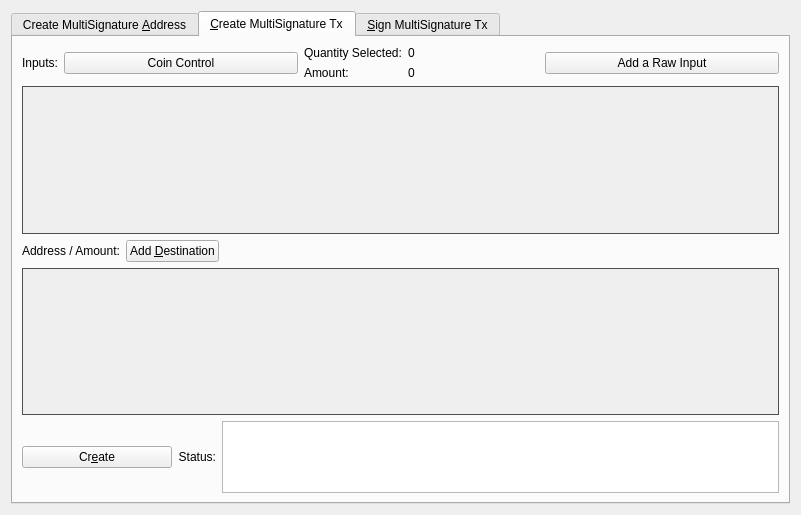
<?xml version="1.0" encoding="UTF-8"?>
<ui version="4.0">
 <class>MultisigDialog</class>
 <widget class="QDialog" name="MultisigDialog">
  <property name="geometry">
   <rect>
    <x>0</x>
    <y>0</y>
    <width>801</width>
    <height>515</height>
   </rect>
  </property>
  <property name="sizePolicy">
   <sizepolicy hsizetype="Fixed" vsizetype="Fixed">
    <horstretch>0</horstretch>
    <verstretch>0</verstretch>
   </sizepolicy>
  </property>
  <property name="windowTitle">
   <string>Multisignature Address Interactions</string>
  </property>
  <layout class="QVBoxLayout" name="verticalLayout_8">
   <item>
    <widget class="QTabWidget" name="multisigTabWidget">
     <property name="styleSheet">
      <string notr="true">QScrollArea{border: 1px solid #4f4f4f;}</string>
     </property>
     <property name="currentIndex">
      <number>1</number>
     </property>
     <widget class="QWidget" name="addMultisigTab">
      <property name="sizePolicy">
       <sizepolicy hsizetype="Minimum" vsizetype="Minimum">
        <horstretch>0</horstretch>
        <verstretch>0</verstretch>
       </sizepolicy>
      </property>
      <attribute name="title">
       <string>Create MultiSignature &amp;Address</string>
      </attribute>
      <layout class="QVBoxLayout" name="verticalLayout">
       <item>
        <layout class="QHBoxLayout" name="enterMLayout">
         <item>
          <widget class="QSpinBox" name="enterMSpinbox">
           <property name="sizePolicy">
            <sizepolicy hsizetype="Fixed" vsizetype="Fixed">
             <horstretch>0</horstretch>
             <verstretch>0</verstretch>
            </sizepolicy>
           </property>
           <property name="toolTip">
            <string>How many people must sign to verify a transaction</string>
           </property>
           <property name="minimum">
            <number>1</number>
           </property>
           <property name="maximum">
            <number>15</number>
           </property>
           <property name="value">
            <number>1</number>
           </property>
          </widget>
         </item>
         <item>
          <widget class="QLabel" name="enterMLabel">
           <property name="text">
            <string>Enter the minimum number of signatures required to sign transactions</string>
           </property>
          </widget>
         </item>
        </layout>
       </item>
       <item>
        <layout class="QHBoxLayout" name="addressLabelLayout">
         <item>
          <widget class="QLabel" name="addressLableLabel">
           <property name="text">
            <string>Address Label:</string>
           </property>
          </widget>
         </item>
         <item>
          <widget class="QLineEdit" name="multisigAddressLabel"/>
         </item>
        </layout>
       </item>
       <item>
        <layout class="QHBoxLayout" name="addAddressLayout">
         <item>
          <widget class="QPushButton" name="addAddressButton">
           <property name="toolTip">
            <string>Add another address that could sign to verify a transaction from the multisig address.</string>
           </property>
           <property name="text">
            <string>&amp;Add Address / Key</string>
           </property>
           <property name="icon">
            <iconset resource="../extreme_private_masternode.qrc">
             <normaloff>:/icons/add</normaloff>:/icons/add</iconset>
           </property>
           <property name="autoDefault">
            <bool>false</bool>
           </property>
          </widget>
         </item>
         <item>
          <widget class="QLabel" name="addAddressLabel">
           <property name="sizePolicy">
            <sizepolicy hsizetype="Preferred" vsizetype="Fixed">
             <horstretch>0</horstretch>
             <verstretch>0</verstretch>
            </sizepolicy>
           </property>
           <property name="text">
            <string>Local addresses or public keys that can sign:</string>
           </property>
          </widget>
         </item>
         <item>
          <spacer name="addAddressSpacer_2">
           <property name="orientation">
            <enum>Qt::Horizontal</enum>
           </property>
           <property name="sizeHint" stdset="0">
            <size>
             <width>40</width>
             <height>10</height>
            </size>
           </property>
          </spacer>
         </item>
        </layout>
       </item>
       <item>
        <widget class="QScrollArea" name="addAddressScrollArea">
         <property name="sizePolicy">
          <sizepolicy hsizetype="Preferred" vsizetype="Expanding">
           <horstretch>0</horstretch>
           <verstretch>0</verstretch>
          </sizepolicy>
         </property>
         <property name="widgetResizable">
          <bool>true</bool>
         </property>
         <widget class="QWidget" name="addAddressWidget">
          <property name="geometry">
           <rect>
            <x>0</x>
            <y>0</y>
            <width>759</width>
            <height>166</height>
           </rect>
          </property>
          <layout class="QVBoxLayout" name="verticalLayout_5">
           <item>
            <layout class="QVBoxLayout" name="addressList"/>
           </item>
           <item>
            <spacer name="verticalSpacer">
             <property name="orientation">
              <enum>Qt::Vertical</enum>
             </property>
             <property name="sizeHint" stdset="0">
              <size>
               <width>20</width>
               <height>40</height>
              </size>
             </property>
            </spacer>
           </item>
          </layout>
         </widget>
        </widget>
       </item>
       <item>
        <layout class="QHBoxLayout" name="addMultisigLayout">
         <item>
          <widget class="QPushButton" name="addMultisigButton">
           <property name="sizePolicy">
            <sizepolicy hsizetype="Preferred" vsizetype="Fixed">
             <horstretch>0</horstretch>
             <verstretch>0</verstretch>
            </sizepolicy>
           </property>
           <property name="toolTip">
            <string>Create a new multisig address</string>
           </property>
           <property name="toolTipDuration">
            <number>-3</number>
           </property>
           <property name="text">
            <string>C&amp;reate</string>
           </property>
           <property name="icon">
            <iconset resource="../extreme_private_masternode.qrc">
             <normaloff>:/icons/filesave</normaloff>:/icons/filesave</iconset>
           </property>
           <property name="autoDefault">
            <bool>false</bool>
           </property>
          </widget>
         </item>
         <item>
          <widget class="QLabel" name="label">
           <property name="text">
            <string>Status:</string>
           </property>
          </widget>
         </item>
         <item>
          <widget class="QTextEdit" name="addMultisigStatus">
           <property name="sizePolicy">
            <sizepolicy hsizetype="Expanding" vsizetype="Fixed">
             <horstretch>0</horstretch>
             <verstretch>0</verstretch>
            </sizepolicy>
           </property>
           <property name="maximumSize">
            <size>
             <width>16777215</width>
             <height>75</height>
            </size>
           </property>
           <property name="readOnly">
            <bool>true</bool>
           </property>
           <property name="textInteractionFlags">
            <set>Qt::TextSelectableByKeyboard|Qt::TextSelectableByMouse</set>
           </property>
          </widget>
         </item>
        </layout>
       </item>
       <item>
        <widget class="QLabel" name="label_2">
         <property name="sizePolicy">
          <sizepolicy hsizetype="Preferred" vsizetype="Preferred">
           <horstretch>0</horstretch>
           <verstretch>0</verstretch>
          </sizepolicy>
         </property>
         <property name="text">
          <string>Use below to quickly import an address by its redeem. Don't forget to add a label before clicking import!
Keep in mind, the wallet will rescan the blockchain to find transactions containing the new address.
Please be patient after clicking import.</string>
         </property>
         <property name="scaledContents">
          <bool>false</bool>
         </property>
         <property name="wordWrap">
          <bool>true</bool>
         </property>
        </widget>
       </item>
       <item>
        <layout class="QHBoxLayout" name="importLayout">
         <item>
          <widget class="QPushButton" name="importAddressButton">
           <property name="sizePolicy">
            <sizepolicy hsizetype="Fixed" vsizetype="Fixed">
             <horstretch>0</horstretch>
             <verstretch>0</verstretch>
            </sizepolicy>
           </property>
           <property name="text">
            <string>&amp;Import Redeem</string>
           </property>
           <property name="icon">
            <iconset resource="../extreme_private_masternode.qrc">
             <normaloff>:/icons/receiving_addresses</normaloff>:/icons/receiving_addresses</iconset>
           </property>
          </widget>
         </item>
         <item>
          <widget class="QLineEdit" name="importRedeem">
           <property name="sizePolicy">
            <sizepolicy hsizetype="Preferred" vsizetype="Fixed">
             <horstretch>0</horstretch>
             <verstretch>0</verstretch>
            </sizepolicy>
           </property>
          </widget>
         </item>
        </layout>
       </item>
      </layout>
     </widget>
     <widget class="QWidget" name="createTransactionTab">
      <attribute name="title">
       <string>&amp;Create MultiSignature Tx</string>
      </attribute>
      <layout class="QVBoxLayout" name="verticalLayout_3">
       <item>
        <layout class="QHBoxLayout" name="horizontalLayout_2">
         <item>
          <layout class="QVBoxLayout" name="createTxLayout">
           <item>
            <layout class="QHBoxLayout" name="addTxInputLayout">
             <item>
              <widget class="QLabel" name="addTxInputLabel">
               <property name="sizePolicy">
                <sizepolicy hsizetype="Fixed" vsizetype="Preferred">
                 <horstretch>0</horstretch>
                 <verstretch>0</verstretch>
                </sizepolicy>
               </property>
               <property name="text">
                <string>Inputs:</string>
               </property>
              </widget>
             </item>
             <item>
              <widget class="QPushButton" name="pushButtonCoinControl">
               <property name="sizePolicy">
                <sizepolicy hsizetype="Preferred" vsizetype="Fixed">
                 <horstretch>0</horstretch>
                 <verstretch>0</verstretch>
                </sizepolicy>
               </property>
               <property name="text">
                <string>Coin Control</string>
               </property>
              </widget>
             </item>
             <item>
              <layout class="QFormLayout" name="formLayout_2">
               <property name="rightMargin">
                <number>10</number>
               </property>
               <item row="0" column="0">
                <widget class="QLabel" name="labelQuantity">
                 <property name="text">
                  <string>Quantity Selected:</string>
                 </property>
                </widget>
               </item>
               <item row="0" column="1">
                <widget class="QLabel" name="labelQuantity_int">
                 <property name="text">
                  <string>0</string>
                 </property>
                </widget>
               </item>
               <item row="1" column="0">
                <widget class="QLabel" name="labelAmount">
                 <property name="text">
                  <string>Amount:</string>
                 </property>
                </widget>
               </item>
               <item row="1" column="1">
                <widget class="QLabel" name="labelAmount_int">
                 <property name="text">
                  <string>0</string>
                 </property>
                </widget>
               </item>
              </layout>
             </item>
             <item>
              <widget class="QPushButton" name="addInputButton">
               <property name="sizePolicy">
                <sizepolicy hsizetype="Preferred" vsizetype="Fixed">
                 <horstretch>0</horstretch>
                 <verstretch>0</verstretch>
                </sizepolicy>
               </property>
               <property name="toolTip">
                <string>Add an input to fund the outputs</string>
               </property>
               <property name="text">
                <string>Add a Raw Input</string>
               </property>
               <property name="icon">
                <iconset resource="../extreme_private_masternode.qrc">
                 <normaloff>:/css/default</normaloff>:/css/default</iconset>
               </property>
              </widget>
             </item>
            </layout>
           </item>
           <item>
            <widget class="QScrollArea" name="txInputsScrollArea">
             <property name="sizePolicy">
              <sizepolicy hsizetype="Preferred" vsizetype="Expanding">
               <horstretch>0</horstretch>
               <verstretch>0</verstretch>
              </sizepolicy>
             </property>
             <property name="widgetResizable">
              <bool>true</bool>
             </property>
             <widget class="QWidget" name="txInputsWidget">
              <property name="geometry">
               <rect>
                <x>0</x>
                <y>0</y>
                <width>747</width>
                <height>131</height>
               </rect>
              </property>
              <layout class="QVBoxLayout" name="verticalLayout_7">
               <item>
                <layout class="QVBoxLayout" name="inputsList"/>
               </item>
               <item>
                <spacer name="txInputsSpacer">
                 <property name="orientation">
                  <enum>Qt::Vertical</enum>
                 </property>
                 <property name="sizeHint" stdset="0">
                  <size>
                   <width>20</width>
                   <height>80</height>
                  </size>
                 </property>
                </spacer>
               </item>
              </layout>
             </widget>
            </widget>
           </item>
           <item>
            <layout class="QHBoxLayout" name="addDestinationLayout">
             <item>
              <widget class="QLabel" name="addDestinationLabel">
               <property name="text">
                <string>Address / Amount:</string>
               </property>
              </widget>
             </item>
             <item>
              <widget class="QPushButton" name="addDestinationButton">
               <property name="sizePolicy">
                <sizepolicy hsizetype="Fixed" vsizetype="Fixed">
                 <horstretch>0</horstretch>
                 <verstretch>0</verstretch>
                </sizepolicy>
               </property>
               <property name="toolTip">
                <string>Add destinations to send EPM to</string>
               </property>
               <property name="text">
                <string>Add &amp;Destination</string>
               </property>
               <property name="icon">
                <iconset resource="../extreme_private_masternode.qrc">
                 <normaloff>:/icons/add</normaloff>:/icons/add</iconset>
               </property>
              </widget>
             </item>
             <item>
              <spacer name="addDestinationHorizontalSpacer">
               <property name="orientation">
                <enum>Qt::Horizontal</enum>
               </property>
               <property name="sizeHint" stdset="0">
                <size>
                 <width>40</width>
                 <height>20</height>
                </size>
               </property>
              </spacer>
             </item>
            </layout>
           </item>
           <item>
            <widget class="QScrollArea" name="destionationsScrollArea">
             <property name="sizePolicy">
              <sizepolicy hsizetype="Expanding" vsizetype="Expanding">
               <horstretch>0</horstretch>
               <verstretch>0</verstretch>
              </sizepolicy>
             </property>
             <property name="widgetResizable">
              <bool>true</bool>
             </property>
             <widget class="QWidget" name="destinationsScrollAreaContents">
              <property name="geometry">
               <rect>
                <x>0</x>
                <y>0</y>
                <width>747</width>
                <height>130</height>
               </rect>
              </property>
              <layout class="QVBoxLayout" name="verticalLayout_11">
               <item>
                <layout class="QVBoxLayout" name="destinationsList"/>
               </item>
               <item>
                <spacer name="destinationsSpacer">
                 <property name="orientation">
                  <enum>Qt::Vertical</enum>
                 </property>
                 <property name="sizeHint" stdset="0">
                  <size>
                   <width>20</width>
                   <height>20</height>
                  </size>
                 </property>
                </spacer>
               </item>
              </layout>
             </widget>
            </widget>
           </item>
           <item>
            <layout class="QHBoxLayout" name="horizontalLayout_4">
             <item>
              <widget class="QPushButton" name="createButton">
               <property name="sizePolicy">
                <sizepolicy hsizetype="Fixed" vsizetype="Fixed">
                 <horstretch>0</horstretch>
                 <verstretch>0</verstretch>
                </sizepolicy>
               </property>
               <property name="minimumSize">
                <size>
                 <width>150</width>
                 <height>0</height>
                </size>
               </property>
               <property name="toolTip">
                <string>Create a transaction object using the given inputs to the given outputs</string>
               </property>
               <property name="text">
                <string>Cr&amp;eate</string>
               </property>
               <property name="icon">
                <iconset resource="../extreme_private_masternode.qrc">
                 <normaloff>:/icons/export</normaloff>:/icons/export</iconset>
               </property>
               <property name="autoDefault">
                <bool>false</bool>
               </property>
               <property name="default">
                <bool>true</bool>
               </property>
              </widget>
             </item>
             <item>
              <widget class="QLabel" name="createButtonLabel">
               <property name="sizePolicy">
                <sizepolicy hsizetype="Fixed" vsizetype="Preferred">
                 <horstretch>0</horstretch>
                 <verstretch>0</verstretch>
                </sizepolicy>
               </property>
               <property name="text">
                <string>Status:</string>
               </property>
               <property name="alignment">
                <set>Qt::AlignRight|Qt::AlignTrailing|Qt::AlignVCenter</set>
               </property>
              </widget>
             </item>
             <item>
              <widget class="QTextEdit" name="createButtonStatus">
               <property name="sizePolicy">
                <sizepolicy hsizetype="Expanding" vsizetype="Minimum">
                 <horstretch>0</horstretch>
                 <verstretch>0</verstretch>
                </sizepolicy>
               </property>
               <property name="maximumSize">
                <size>
                 <width>16777215</width>
                 <height>16777215</height>
                </size>
               </property>
               <property name="sizeAdjustPolicy">
                <enum>QAbstractScrollArea::AdjustToContents</enum>
               </property>
               <property name="readOnly">
                <bool>true</bool>
               </property>
              </widget>
             </item>
            </layout>
           </item>
          </layout>
         </item>
         <item>
          <layout class="QHBoxLayout" name="horizontalLayout_3"/>
         </item>
        </layout>
       </item>
      </layout>
     </widget>
     <widget class="QWidget" name="signMultisigTransaction">
      <property name="styleSheet">
       <string notr="true">txScrollArea:{
	border: 1px solid #4f4f4f;
}
keyScrollArea:{
	border: 1px solid #4f4f4f;
}
txScrollArea:{
	border: 1px solid #4f4f4f;
}</string>
      </property>
      <attribute name="title">
       <string>&amp;Sign MultiSignature Tx</string>
      </attribute>
      <layout class="QVBoxLayout" name="verticalLayout_4">
       <item>
        <layout class="QHBoxLayout" name="transactionHexLayout">
         <item>
          <widget class="QLabel" name="transactionHexLabel">
           <property name="text">
            <string>Transaction Hex:</string>
           </property>
          </widget>
         </item>
         <item>
          <widget class="QLineEdit" name="transactionHex">
           <property name="toolTip">
            <string/>
           </property>
          </widget>
         </item>
        </layout>
       </item>
       <item>
        <layout class="QHBoxLayout" name="horizontalLayout">
         <item>
          <layout class="QVBoxLayout" name="verticalLayout_2">
           <item>
            <layout class="QHBoxLayout" name="horizontalLayout_7">
             <item>
              <widget class="QPushButton" name="signButton">
               <property name="sizePolicy">
                <sizepolicy hsizetype="Preferred" vsizetype="Fixed">
                 <horstretch>0</horstretch>
                 <verstretch>0</verstretch>
                </sizepolicy>
               </property>
               <property name="minimumSize">
                <size>
                 <width>150</width>
                 <height>0</height>
                </size>
               </property>
               <property name="toolTip">
                <string>Sign the transaction from this wallet or from provided private keys</string>
               </property>
               <property name="text">
                <string>S&amp;ign</string>
               </property>
               <property name="icon">
                <iconset resource="../extreme_private_masternode.qrc">
                 <normaloff>:/icons/edit</normaloff>:/icons/edit</iconset>
               </property>
               <property name="autoDefault">
                <bool>false</bool>
               </property>
               <property name="default">
                <bool>true</bool>
               </property>
              </widget>
             </item>
             <item>
              <widget class="QPushButton" name="commitButton">
               <property name="enabled">
                <bool>false</bool>
               </property>
               <property name="sizePolicy">
                <sizepolicy hsizetype="Preferred" vsizetype="Fixed">
                 <horstretch>0</horstretch>
                 <verstretch>0</verstretch>
                </sizepolicy>
               </property>
               <property name="toolTip">
                <string>&lt;html&gt;&lt;head/&gt;&lt;body&gt;&lt;p&gt;DISABLED until transaction has been signed enough times.&lt;/p&gt;&lt;/body&gt;&lt;/html&gt;</string>
               </property>
               <property name="autoFillBackground">
                <bool>false</bool>
               </property>
               <property name="text">
                <string>Co&amp;mmit</string>
               </property>
               <property name="icon">
                <iconset resource="../extreme_private_masternode.qrc">
                 <normaloff>:/icons/send</normaloff>:/icons/send</iconset>
               </property>
               <property name="autoDefault">
                <bool>true</bool>
               </property>
              </widget>
             </item>
             <item>
              <layout class="QHBoxLayout" name="addPrivKeyLayout">
               <item>
                <widget class="QPushButton" name="addPrivKeyButton">
                 <property name="sizePolicy">
                  <sizepolicy hsizetype="Fixed" vsizetype="Fixed">
                   <horstretch>0</horstretch>
                   <verstretch>0</verstretch>
                  </sizepolicy>
                 </property>
                 <property name="toolTip">
                  <string>Add private keys to sign the transaction with</string>
                 </property>
                 <property name="text">
                  <string>Add Private &amp;Key</string>
                 </property>
                 <property name="icon">
                  <iconset resource="../extreme_private_masternode.qrc">
                   <normaloff>:/icons/add</normaloff>:/icons/add</iconset>
                 </property>
                </widget>
               </item>
               <item>
                <widget class="QLabel" name="addPrivKeyLabel">
                 <property name="text">
                  <string>Sign with only private keys (Not Recommened)</string>
                 </property>
                </widget>
               </item>
              </layout>
             </item>
            </layout>
           </item>
           <item>
            <layout class="QHBoxLayout" name="horizontalLayout_5">
             <item>
              <widget class="QLabel" name="signButtonStatusLabel">
               <property name="text">
                <string>Status:</string>
               </property>
              </widget>
             </item>
             <item>
              <widget class="QTextEdit" name="signButtonStatus">
               <property name="sizePolicy">
                <sizepolicy hsizetype="Expanding" vsizetype="Preferred">
                 <horstretch>0</horstretch>
                 <verstretch>0</verstretch>
                </sizepolicy>
               </property>
               <property name="maximumSize">
                <size>
                 <width>16777215</width>
                 <height>16777215</height>
                </size>
               </property>
               <property name="verticalScrollBarPolicy">
                <enum>Qt::ScrollBarAsNeeded</enum>
               </property>
               <property name="readOnly">
                <bool>true</bool>
               </property>
               <property name="textInteractionFlags">
                <set>Qt::TextSelectableByKeyboard|Qt::TextSelectableByMouse</set>
               </property>
              </widget>
             </item>
            </layout>
           </item>
           <item>
            <widget class="QScrollArea" name="keyScrollArea">
             <property name="sizePolicy">
              <sizepolicy hsizetype="Expanding" vsizetype="Expanding">
               <horstretch>0</horstretch>
               <verstretch>0</verstretch>
              </sizepolicy>
             </property>
             <property name="sizeAdjustPolicy">
              <enum>QAbstractScrollArea::AdjustToContents</enum>
             </property>
             <property name="widgetResizable">
              <bool>true</bool>
             </property>
             <widget class="QWidget" name="keyScrollAreaContents">
              <property name="geometry">
               <rect>
                <x>0</x>
                <y>0</y>
                <width>755</width>
                <height>168</height>
               </rect>
              </property>
              <layout class="QVBoxLayout" name="verticalLayout_9">
               <item>
                <layout class="QVBoxLayout" name="keyList"/>
               </item>
               <item>
                <spacer name="keySpacer">
                 <property name="orientation">
                  <enum>Qt::Vertical</enum>
                 </property>
                 <property name="sizeHint" stdset="0">
                  <size>
                   <width>20</width>
                   <height>20</height>
                  </size>
                 </property>
                </spacer>
               </item>
              </layout>
             </widget>
            </widget>
           </item>
          </layout>
         </item>
        </layout>
       </item>
      </layout>
     </widget>
    </widget>
   </item>
  </layout>
 </widget>
 <resources>
  <include location="../extreme_private_masternode.qrc"/>
 </resources>
 <connections/>
</ui>
